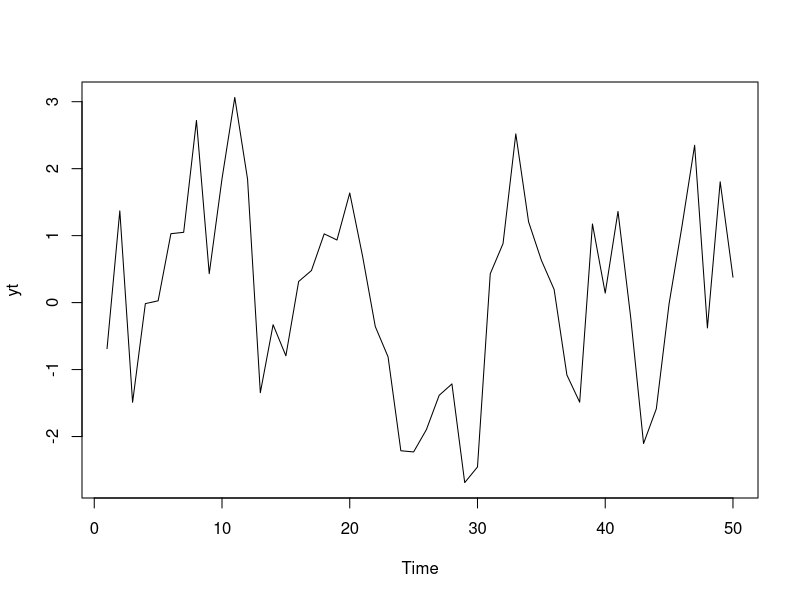
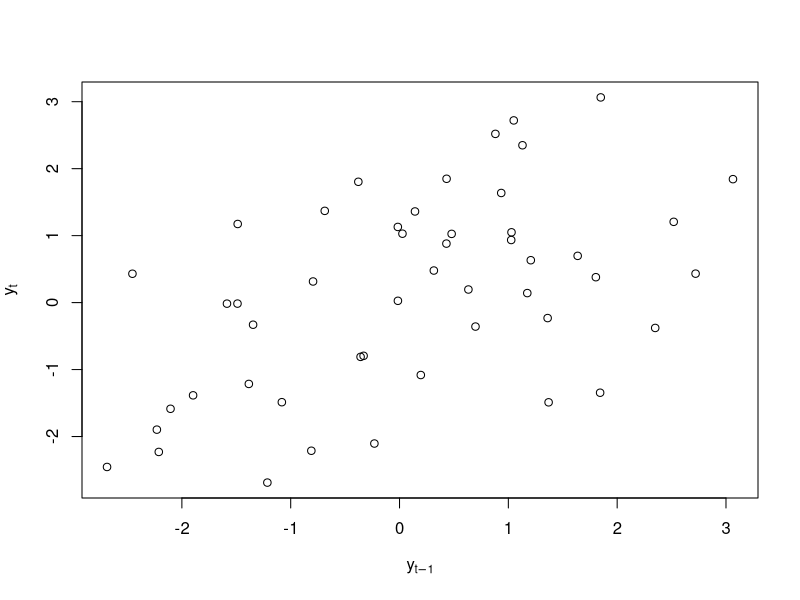
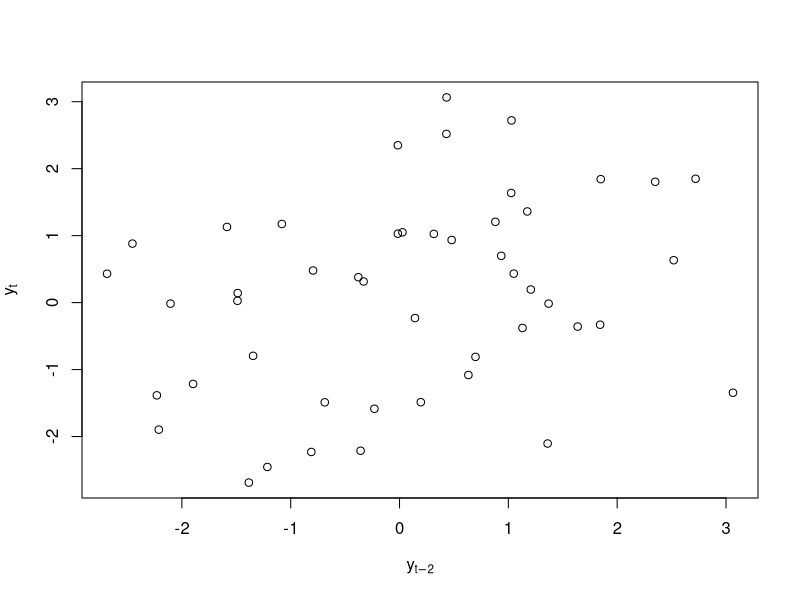
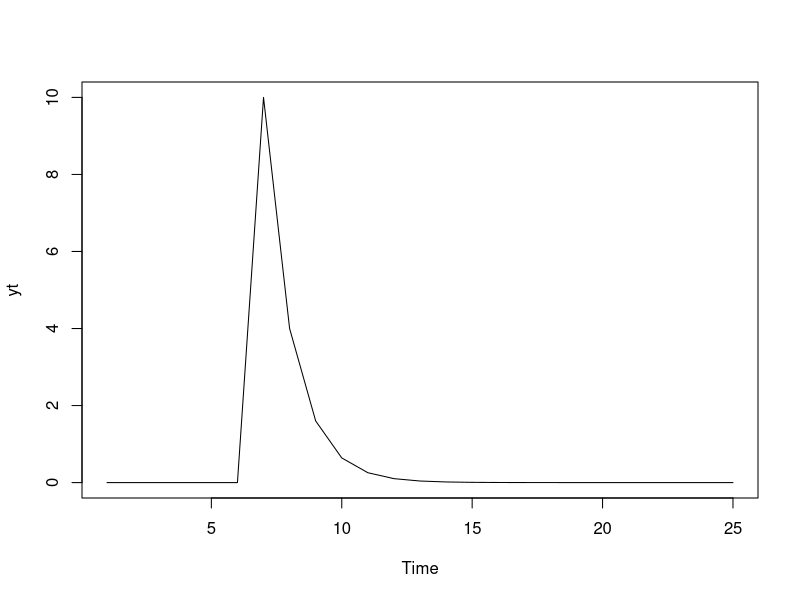
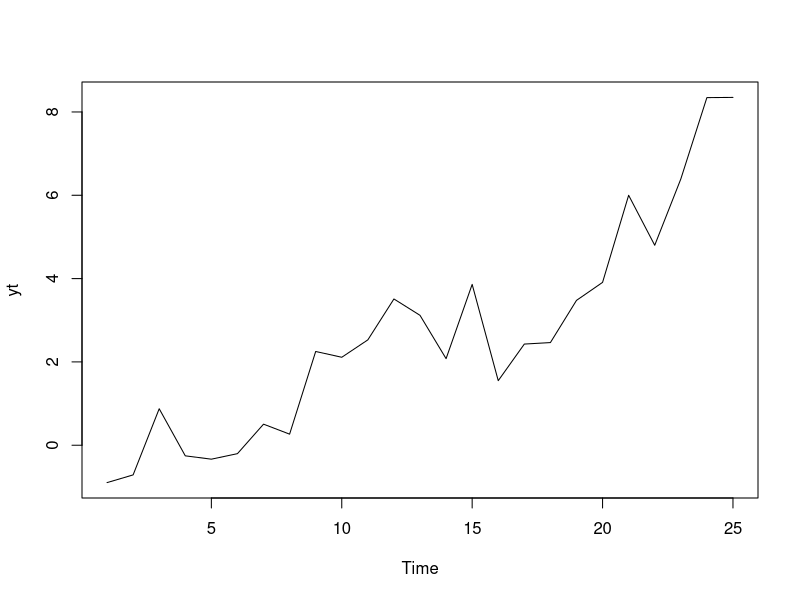

Source code (R) for these figures, in order:
## ---- chunk 1
knitr::opts_chunk$set(echo = TRUE)
## ---- chunk 2
set.seed(2)
n = 50
yt = arima.sim(n=n, list(ar=0.6))
yt
## ---- chunk 3
plot(yt)
## ---- chunk 4
yt.1 = lag(yt,-1)
yt.1
## ---- chunk 5
yt.1 = lag(yt,-1)
yt.2 = lag(yt,-2)
## ---- chunk 6
plot(yt[1:49], yt.1[2:50], 
     xlab=expression(y[t-1]),
     ylab=expression(y[t]))
## ---- chunk 7
cor(yt[1:49], yt.1[2:50])
## ---- chunk 8
plot(yt[1:48], yt.2[3:50], 
     xlab=expression(y[t-2]),
     ylab=expression(y[t]))
## ---- chunk 9
cor(yt[1:48], yt.2[3:50])
## ---- chunk 10
diff(yt)
## ---- chunk 11
n = 25
yt = numeric(n)
et = rnorm(n)
et[7] = 10
et[8:n] = 0
for (i in 7:n){
  yt[i] = 0.4*yt[i-1] + et[i]
}
yt
## ---- chunk 12
plot.ts(yt)
## ---- chunk 13
set.seed(2)
n = 25
yt = numeric(n)
et = rnorm(n)
yt[1] = et[1]
for (i in 2:n){
  yt[i] = yt[i-1] + et[i] 
}
## ---- chunk 14
plot.ts(yt)
## ---- chunk 15
data.frame(yt[1:10], et[1:10])
